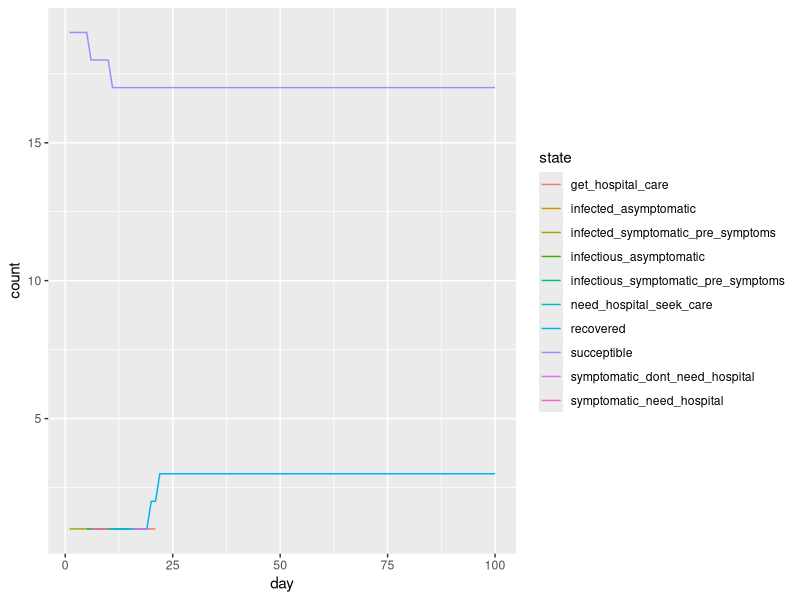

Generate this figure with R:
## ---- chunk 1
knitr::opts_chunk$set(echo = TRUE)
library(tidyverse)
## ---- chunk 2
initial_population_size = 20 # TODO - choose bigger number later
total_days = 100

# TODO - fill these in with real numbers
day_of_first_distancing_guideline = 10
day_of_stronger_distancing_directive = 15
length_of_distancing_directive = 90
## ---- chunk 3
## BIG TODO: add citations for these numbers

#probability_symptomatic = 2/3 # Take this out?
probability_asymptomatic = 1/3

# TODO: break this out into it's own code chunk with explanation? Weighted average, solved equations to get 
basic_reproductive_number = 2.4
symptomatic_reproductive_number = basic_reproductive_number*(6/5)
asymptomatic_reproductive_number = basic_reproductive_number*(3/5)

time_until_infectious = 4 # This is figured from the incubation period, and rounded down from 4.6 so I can do steps in full days.

# For the asymptomatic types
asymptomatic_time_from_infectious_to_recovery = 4 # This is figured from the generation time (confusing). Should this be longer??

# For the symptomatic types
time_infectious_before_symptom_onset = 1
time_from_symptom_onset_to_recovery = 4

time_until_seeking_care = 5 # This is the number of days after symptom onset that people seek hospital care if they need it, on average
time_in_hospital_bed = 10
time_until_death_if_no_care = 10

## ---- chunk 4
initial_hospital_bed_capacity = 100 #TODO - fill in with real number later
hospital_beds_available = initial_hospital_bed_capacity

# TODO - fill in distributions of: age, health status/underlying conditions, "essential" jobs, poverty levels, incarcerated, homeless, detained immigrants, insurance coverage 
## ---- chunk 5
# TODO: fill in from article.
## ---- chunk 6
# TODO: flesh out this section

probability_seek_care_insured = 1
probability_seek_care_uninsured = 0.5

# TODO: decide on cutoff poverty level for ignoring a stay-home directive
## ---- chunk 7
SUCCEPTIBLE = "succeptible"

INFECTED_ASYMPTOMATIC = "infected_asymptomatic"
INFECTIOUS_ASYMPTOMATIC = "infectious_asymptomatic"

INFECTED_SYMPTOMATIC_PRE_SYMPTOMS = "infected_symptomatic_pre_symptoms"
INFECTIOUS_SYMPTOMATIC_PRE_SYMPTOMS = "infectious_symptomatic_pre_symptoms"

SYMPTOMATIC_NEED_HOSPITAL = "symptomatic_need_hospital"
SYMPTOMATIC_DONT_NEED_HOSPITAL = "symptomatic_dont_need_hospital"

NEED_HOSPITAL_SEEK_CARE = "need_hospital_seek_care"
NEED_HOSPITAL_DONT_SEEK_CARE = "need_hospital_dont_seek_care"

GET_HOSPITAL_CARE = "get_hospital_care"
DONT_GET_NEEDED_CARE = "dont_get_needed_care"

RECOVERED = "recovered"
DEAD = "dead"
## ---- chunk 8
# Set up an empty table with columns for each day in the simulation.
# When someone is randomly selected to be infected, I put a 1 in the spot corresponding to that person (row) on that day (column).
# This is referenced by the change_state function, to transition people from SUCCEPTIBLE to INFECTED.
newly_infected = tibble(
  person_ids = 1:initial_population_size,
)

for (i in 1:total_days) {
  newly_infected =
    add_column(
      newly_infected,
      !!str_c("day_", i) := 0
      )
}

# This function gets called a variable number of times when someone is contageous.
# They infect a random person, according to the specific parameters of the situation (taking into account who and how many people are staying at home.)
# When someone is infected, a 1 gets placed in the newly_infected table for that specific person on the day they're infected.
infect_someone = function(day){
  day_col = str_c("day_", day)
  
  succeptibles = which(newly_infected[[day_col]] == 0)
  person_to_infect = sample(succeptibles,1)
  
  newly_infected[[day_col]][person_to_infect] <<- 1
  }

# remove this later, printing just for debugging
newly_infected
## ---- chunk 9
change_state = function(id, prev_state, day){ #TODO: Fix inputs elsewhere
  new_state = prev_state # The default is to stay at the same state. This always happens for RECOVERED or DEAD
  rand = runif(1) #Question: is it ok to use the same random number for every decision in this function?
  
  if (prev_state == SUCCEPTIBLE) {
    if (newly_infected[[str_c("day_", day)]][id] == 1) {
      if (rand <= probability_asymptomatic) {new_state = INFECTED_ASYMPTOMATIC}
      else {new_state = INFECTED_SYMPTOMATIC_PRE_SYMPTOMS}
    }
  }

  if (prev_state == INFECTED_ASYMPTOMATIC) {
    # wait 4 days before turning infectious
    earlier_state_to_check = population[[str_c("day_", day - time_until_infectious)]][id]
    if (!is.null(earlier_state_to_check) && earlier_state_to_check == INFECTED_ASYMPTOMATIC) {
      new_state = INFECTIOUS_ASYMPTOMATIC
      
      # infect others according to parameters
      # TODO - finish this section (infect how many people? on what days?)
      infect_someone(day + 1)
    }
  }

  if (prev_state == INFECTIOUS_ASYMPTOMATIC) {
    # wait 4 days before recovering
    earlier_state_to_check = population[[str_c("day_", day - asymptomatic_time_from_infectious_to_recovery)]][id]
    if (!is.null(earlier_state_to_check) && earlier_state_to_check == INFECTED_ASYMPTOMATIC) {
      new_state = RECOVERED
    }
  }

  if (prev_state == INFECTED_SYMPTOMATIC_PRE_SYMPTOMS) {
    # wait 4 days before turning infectious
    earlier_state_to_check = population[[str_c("day_", day - time_until_infectious)]][id]
    if (!is.null(earlier_state_to_check) && earlier_state_to_check == INFECTED_SYMPTOMATIC_PRE_SYMPTOMS) {
      new_state = INFECTIOUS_SYMPTOMATIC_PRE_SYMPTOMS
      
      # infect others according to parameters
      # TODO - finish this section (infect how many people? on what days?)
      infect_someone(day + 1)
    }
  }

  if (prev_state == INFECTIOUS_SYMPTOMATIC_PRE_SYMPTOMS) {
    # wait 1 day before turning symptomatic. severity of illness is based on demographics
    earlier_state_to_check = population[[str_c("day_", day - time_infectious_before_symptom_onset)]][id]
    if (!is.null(earlier_state_to_check) && earlier_state_to_check == INFECTIOUS_SYMPTOMATIC_PRE_SYMPTOMS) {
      if (rand < 0.2) { # TODO - instead of being a number, rely on a table (to be filled in later)
        new_state = SYMPTOMATIC_NEED_HOSPITAL
      } else { 
        new_state = SYMPTOMATIC_DONT_NEED_HOSPITAL
      }
    }
  }

  if (prev_state == SYMPTOMATIC_NEED_HOSPITAL) {
    # seek care with 5 day delay or don't, depending on demographics
    earlier_state_to_check = population[[str_c("day_", day - time_until_seeking_care)]][id]
    if (!is.null(earlier_state_to_check) && earlier_state_to_check == SYMPTOMATIC_NEED_HOSPITAL) {
      if (rand < 0.3) { # TODO - instead of being a number, rely on a table or function (to be filled in later)
        new_state = NEED_HOSPITAL_DONT_SEEK_CARE
      } else {
        new_state = NEED_HOSPITAL_SEEK_CARE
      }
    }
  }

  if (prev_state == SYMPTOMATIC_DONT_NEED_HOSPITAL) {
    # wait 4 days then recover
    earlier_state_to_check = population[[str_c("day_", day - time_from_symptom_onset_to_recovery)]][id]
    if (!is.null(earlier_state_to_check) && earlier_state_to_check == SYMPTOMATIC_DONT_NEED_HOSPITAL) {
      new_state = RECOVERED
    }
  }

  if (prev_state == NEED_HOSPITAL_SEEK_CARE) { ## IS THIS REDUNDANT/1 step delayed? PUT INTO SYMPTOMATIC_NEED_HOSPITAL?
    # immediately either get care or don't, depending on bed availability
    if (hospital_beds_available > 0) {
      hospital_beds_available = hospital_beds_available - 1
      new_state = GET_HOSPITAL_CARE
    } else {
      new_state = DONT_GET_NEEDED_CARE
    }
  }

  if (prev_state == NEED_HOSPITAL_DONT_SEEK_CARE) { ## IS THIS REDUNDANT/1 step delayed? PUT INTO SYMPTOMATIC_NEED_HOSPITAL?
    # immediately transition to don't get care
    new_state = DONT_GET_NEEDED_CARE
  }

  if (prev_state == GET_HOSPITAL_CARE) {
    # after 10 days in bed, probabalistically die or recover
    earlier_state_to_check = population[[str_c("day_", day - time_in_hospital_bed)]][id]
    if (!is.null(earlier_state_to_check) && earlier_state_to_check == GET_HOSPITAL_CARE) {
      if (rand < 0.5) { # TODO - instead of being a number, rely on a table or function (to be filled in later)
        new_state = DEAD
      } else {
        new_state = RECOVERED
      }
      hospital_beds_available = hospital_beds_available + 1
    }
  }

  if (prev_state == DONT_GET_NEEDED_CARE) {
    # die after 10 days
    earlier_state_to_check = population[[str_c("day_", day - time_until_death_if_no_care)]][id]
    if (!is.null(earlier_state_to_check) && earlier_state_to_check == DONT_GET_NEEDED_CARE) {
      new_state = DEAD
    }
  }

  # Take out later, for debugging
  cat("\n\nPerson ID: ", id)
  cat("\nDay: ", day)
  cat("\nPrevious state: ", prev_state)
  cat("\nRandom number: ", rand)
  cat("\nNew state: ", new_state)

  new_state
}

#change_state(2, INFECTED_SYMPTOMATIC_PRE_SYMPTOMS, 3)
## ---- chunk 10
# TODO: create the population according to demographic markers, and randomly assign the infected person.
create_initial_population_with_one_infected = function(size){
  one_infected = c(INFECTED_SYMPTOMATIC_PRE_SYMPTOMS)
  others_succeptible = rep(c(SUCCEPTIBLE), size - 1)
  
  c(one_infected, others_succeptible)
}

# OLD CODE: using factors. Don't delete until I've figured it out.
# create_initial_population_with_one_infected = function(size){
#   one_infected = as.factor(c(INFECTED_SYMPTOMATIC_PRE_SYMPTOMS))
#   others_succeptible = rep(as.factor(c(SUCCEPTIBLE)), size - 1)
#   
#   fct_c(one_infected, others_succeptible)
# }

# remove this later, printing just for debugging
create_initial_population_with_one_infected(initial_population_size)
## ---- chunk 11
# TODO: make a function to generate new day columns based on some initial parameter.
# TODO: decide what to do about states as factors. Currently I just made everything strings because I couldn't keep things straight.
population = tibble(
  person_ids = 1:initial_population_size,
  day_1 = create_initial_population_with_one_infected(initial_population_size)
)

for (day in 2:total_days) {
  prev_day = population[[(str_c("day_", day - 1))]]
  population =
    add_column(
      population,
      !!str_c("day_", day) := flatten_chr(map2(population$person_ids, prev_day, change_state, day))
      )
  }

# remove this later, printing just for debugging
population
## ---- chunk 12
population_to_visualize =
  pivot_longer(
    population,
    cols = starts_with("day_"),
    names_to = "day",
    values_to = "state",
    names_prefix = "day_"
  ) %>% 
  mutate(day = as.numeric(day)) %>% 
  group_by(day, state) %>% 
  summarize(count = n())

## NOTE:
## For transitory states like "infected", the count represents how many people are infected on that day.
## However, for a state like "dead", the count represents how many people total have died up until that point (because once you reach the "dead" state, you stay at that state forever).


# remove this later, printing just for debugging
population_to_visualize
## ---- chunk 13
ggplot(population_to_visualize, 
       aes(x=day, y=count, color=state)) + 
  geom_line()
